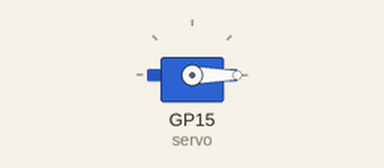
This program was run on a simulated Raspberry Pi Pico running MicroPython. On the bench: servo. Wiring (from the project's diagram.json): servo on GP15. Servo angles are drawn from the pulse width (0.5 ms = 0°, 2.5 ms = 180°).

Above: at 0.05 s.
At 2.25 s:
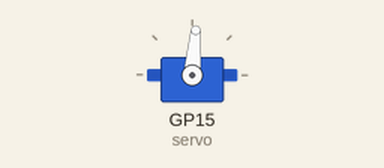
At 4.5 s:
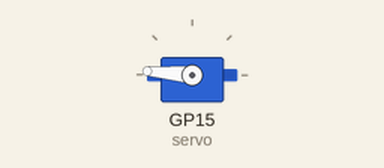
Timing chart, 0 to 5.9 s (numbered marks = the images above):
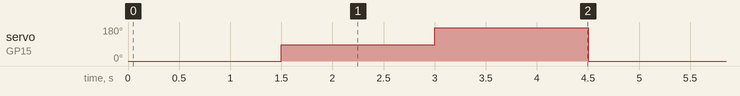

Measured:
- by itself, servo on GP15 (servo): repeats every 4.5 s: 175° 1.5 s, 0° 1.5 s, 85° 1.5 s

The program:

main.py
```python
from machine import Pin, PWM
from time import sleep

servo = PWM(Pin(15))
servo.freq(50)  # 50Hz PWM for servo

def set_angle(angle):
    # Map 0–180° → duty range for standard servo
    duty = int((angle / 180) * (8000 - 1500) + 1500)
    servo.duty_u16(duty)
    sleep(0.5)

while True:
    set_angle(0)
    sleep(1)
    set_angle(90)
    sleep(1)
    set_angle(180)
    sleep(1)
```
